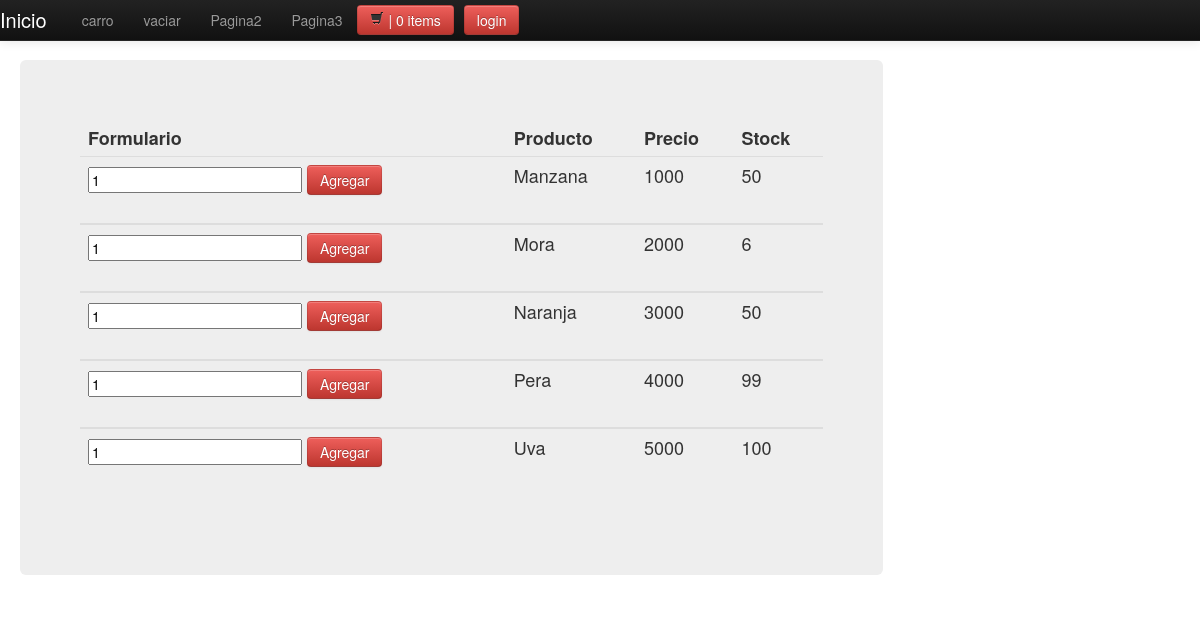
The page /inicio/ on the database its author committed.
### compras/models.py (models this page shows, shortened)
class Producto(models.Model):
	nombre = models.CharField(max_length=100)
	precio = models.IntegerField(max_length=6)
	stock = models.IntegerField(max_length=3)

### compras/views.py (the view, shortened to what this page needs)
def home(request):
	if "llavesp" in request.session:
		pass
	else:
		request.session["llavesp"] = []
	llaves = request.session["llavesp"]
	Productos = Producto.objects.all()
	return render(request,'index.html',{'Productos':Productos})

### compras/context_processors.py (called while the page is built)
def shopping(request):
	if "llavesp" in request.session:
		pass
	else:
		request.session["llavesp"] = []
	cosas = request.session["llavesp"]
	listado=[]
	precioscompra=[]
	for cosa in cosas:
		elemento = get_object_or_404(Producto, pk=cosa)
		listado.append(elemento)
	dict = {
		'listado':listado,
	}
	return dict

### compras/templates/index.html (shortened to what this page needs)
{% extends 'base.html' %}
{% block contenido %}
{% if Productos %}
  <table class="table table-hover">
    <thead>
      <tr>
        <th>Formulario</th>
        <th>Producto</th>
        <th>Precio</th>
        <th>Stock</th>
      </tr>
    </thead>
  {% for p in Productos %}
    <tbody>
      <tr>
        <td>
          <form method="post" class="frmAgregar">
            <input  id="pcantidad" name="cantidad" value="1">
            <button type="submit" class="btn btn-danger">Agregar</button>
          </form>
        </td>
        <td>{{p.nombre}}</td>
        <td>{{p.precio}}</td>
        <td>{{p.stock}}</td>
      </tr>
    </tbody>
  {% endfor %}
  </table>
{% else %}
  <h2>No existen productos a la venta :( </h2>
{% endif %}
{% endblock %}

### compras/templates/base.html (style rules this page uses)
body { padding-top: 60px; padding-bottom: 40px; }

### rows shown on the page
Producto: nombre "Manzana", precio "1000", stock "50"
Producto: nombre "Mora", precio "2000", stock "6"
Producto: nombre "Naranja", precio "3000", stock "50"
Producto: nombre "Pera", precio "4000", stock "99"
Producto: nombre "Uva", precio "5000", stock "100"

### other values the page prints
{{ bu }} "0"
